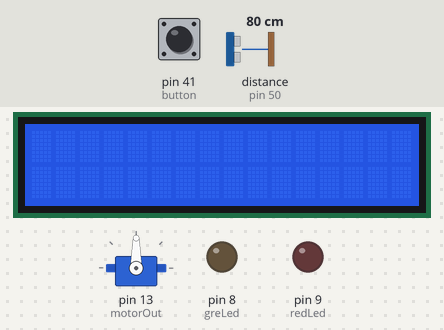
A sketch run on a simulated Arduino Mega 2560, built with avr-gcc and run on an emulated ATmega2560. Shown: servo, 16×2 character LCD, output pins drawn as LEDs (lit = HIGH). Wiring (inferred from the names in the program): ultrasonic range finder: trigger pin 51; echo pin 50. The test bench sets the inputs (shaded band); at power-on: distance to the obstacle (sensor on pin 50) 80 cm, pin 41 (button) LOW. The echo pulse lasts 58.3 µs per cm; pins used as bus, display or sensor lines are not drawn.

Above: at 1.2 s.
1.3 s: distance to the obstacle (sensor on pin 50) set to 23 cm
2.8 s: distance to the obstacle (sensor on pin 50) set to 18 cm
At 3.5 s:
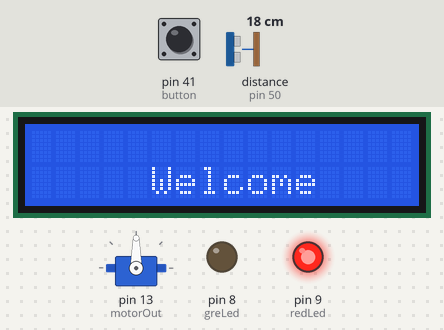
4.3 s: distance to the obstacle (sensor on pin 50) set to 35 cm
At 7.2 s:
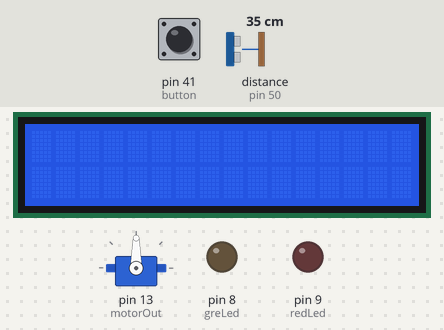
Timing chart, 0 to 8.7 s (numbered marks = the images above; inputs shaded):
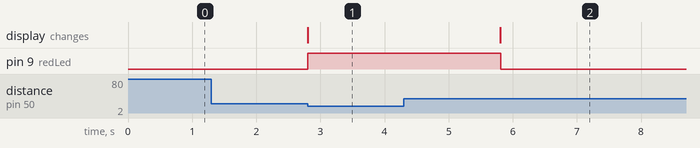

Measured:
- the behaviour switches between 21 and 20 cm on distance to the obstacle (sensor on pin 50) (found by bisection; images 0 and 1)
- after the input at 1.3 s, every drawn part: stays the same
- after the input at 2.8 s, pin 9 (redLed): LOW → HIGH at once; the display: changes at once (image 1)
- after the input at 4.3 s, pin 9 (redLed): HIGH → LOW after 1.5 s

The sketch:

Arduino-Carpark-System.ino
```cpp
#include <LiquidCrystal.h>
#include <Servo.h>

Servo myServo;

const int rs = 12, en = 11, d4 = 5, d5 = 4, d6 = 3, d7 = 2;
LiquidCrystal lcd(rs, en, d4, d5, d6, d7);

int LCDcontrast = 7;
int greLed = 8;
int redLed = 9;
int motorOut = 13;
int button = 41;
int echo = 50;
int trig = 51;

void setup()
{
  pinMode(redLed, OUTPUT);
  pinMode(greLed, OUTPUT);
  pinMode(button, INPUT);
  pinMode(LCDcontrast,OUTPUT);
  pinMode(trig,OUTPUT);
  pinMode(echo,INPUT);
  myServo.attach(motorOut);
  analogWrite(LCDcontrast,75);
  lcd.begin(16, 2);
}

void loop()
{
    digitalWrite(trig,LOW);
    delayMicroseconds(10);
    digitalWrite(trig,HIGH);
    delayMicroseconds(10);
    digitalWrite(trig,LOW);

    pinMode(echo,INPUT);
    long duration = pulseIn(echo,HIGH);
    long cm = ( (duration / 2) / 29.1 );

    myServo.write(90);

    digitalWrite(redLed,LOW);
    digitalWrite(greLed,LOW);

    if( (cm<20) && (digitalRead(button)==HIGH) )
    {
          digitalWrite(redLed,HIGH);
          lcd.setCursor(5,1);
          lcd.print("Get ticket");
          delay(4000);
          lcd.clear();

          digitalWrite(redLed,LOW);
          digitalWrite(greLed,HIGH);
          lcd.setCursor(5,1);
          lcd.print("Proceed");
          delay(400);
          for(int i = 90;i <= 180 ;i+=90 )
          {
              myServo.write(i);
              delay(5000);
          }
          for(int i = 180;i >= 90 ;i-=2 )
          {
              myServo.write(i);
              delay(200);
          }
          lcd.clear();
    }
    else if( (cm<20) )
    {
        digitalWrite(redLed,HIGH);
        lcd.setCursor(5,1);
        lcd.print("Welcome");
        delay(3000);
        lcd.clear();
    }
}
```
